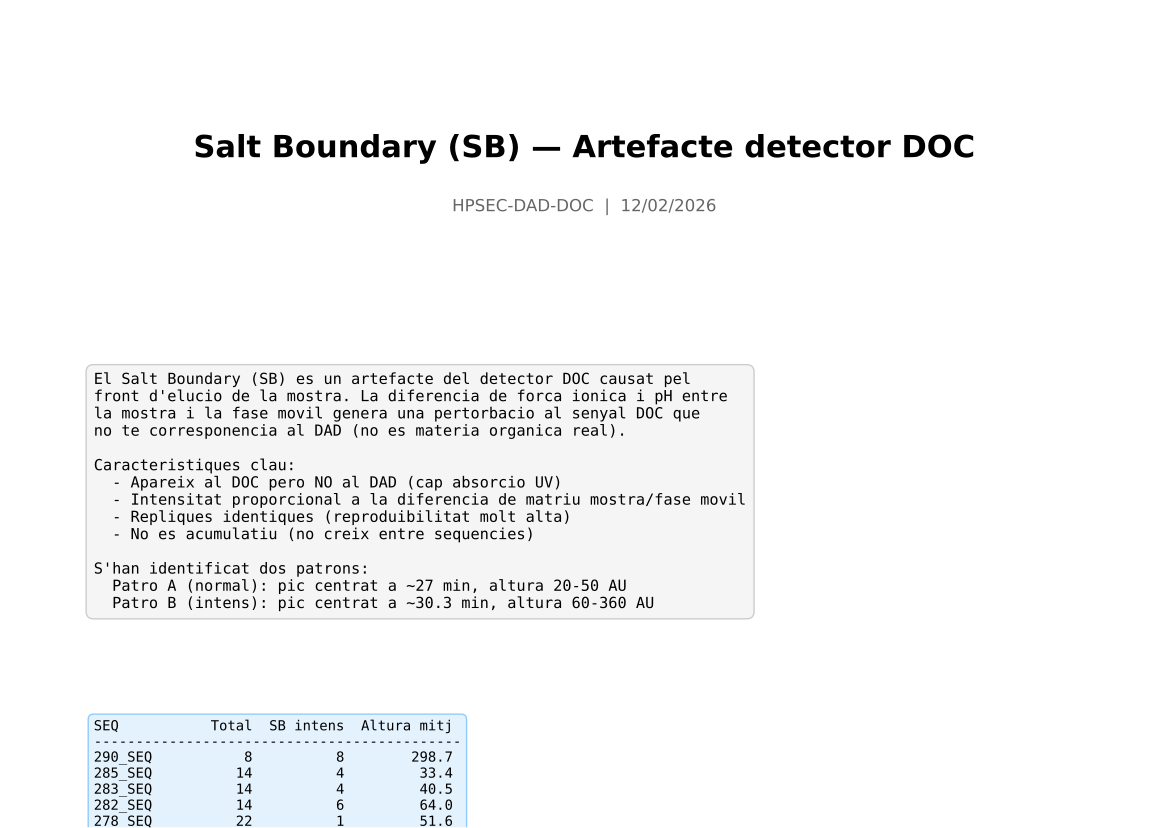

The Python source for this figure:
"""
Genera PDF amb l'analisi del Salt Boundary (SB) al detector DOC.

Inclou:
- Descripcio del fenomen
- Taula de mostres amb SB intens
- Grafics comparatius DOC vs DAD
- Estadistiques per sequencia
- Proposta de limits de fraccions
"""

import sys
import io
sys.stdout = io.TextIOWrapper(sys.stdout.buffer, encoding="utf-8", errors="replace")

import pandas as pd
import numpy as np
import matplotlib
matplotlib.use("Agg")
import matplotlib.pyplot as plt
from matplotlib.backends.backend_pdf import PdfPages
from pathlib import Path
from datetime import datetime

# -- Paths ----------------------------------------------------------------
TEAMS = Path(
    r"C:\Users\Lequia\OneDrive - Universitat de Girona"
    r"\UdG365_HPLC-DAD - General\Dades"
)
DADES3 = Path(r"C:\Users\Lequia\Desktop\Dades3")
OUTPUT = Path(r"C:\Users\Lequia\Desktop\HPSEC\report_salt_boundary.pdf")

SEQS = {
    "290_SEQ": TEAMS / "290_SEQ",
    "285_SEQ": DADES3 / "285_SEQ",
    "283_SEQ": DADES3 / "283_SEQ",
    "282_SEQ": DADES3 / "282_SEQ",
    "278_SEQ": DADES3 / "278_SEQ",
    "276_SEQ": DADES3 / "276_SEQ",
}

SKIP_NAMES = {"MQ", "NAOH", "BLANC", "BLANK"}


# -- IO -------------------------------------------------------------------

def llegir_uib(path):
    for enc in ["utf-16", "utf-8"]:
        try:
            df = pd.read_csv(path, sep="\t", encoding=enc, header=None, engine="python")
            df = df.iloc[:, [0, 1]]
            df.columns = ["t", "DOC"]
            df["t"] = pd.to_numeric(df["t"], errors="coerce")
            df["DOC"] = pd.to_numeric(df["DOC"], errors="coerce")
            df = df.dropna()
            if len(df) > 10:
                return df
        except Exception:
            continue
    return None


def llegir_export3d(path):
    for enc in ["utf-16", "utf-8"]:
        try:
            df = pd.read_csv(path, sep=",", encoding=enc, engine="python")
            cols = list(df.columns)
            cols[0] = "t"
            out = [cols[0]]
            for c in cols[1:]:
                try:
                    v = float(str(c).strip())
                    out.append(str(int(v)) if v.is_integer() else str(v))
                except Exception:
                    out.append(str(c).strip())
            df.columns = out
            return df
        except Exception:
            continue
    return None


def find_dir(seq_dir, name):
    """Troba subdirectori case-insensitive."""
    for c in seq_dir.iterdir():
        if c.name.lower() == name.lower() and c.is_dir():
            return c
    return None


def find_sb(df, search_min=25, search_max=38):
    """Analitza el pic SB."""
    mask = (df["t"] >= search_min) & (df["t"] <= search_max)
    sub = df[mask].copy()
    if sub.empty:
        return None

    bl_l = df[(df["t"] >= 24) & (df["t"] <= 26)]["DOC"].mean()
    bl_r = df[(df["t"] >= 36) & (df["t"] <= 38)]["DOC"].mean()
    baseline = (bl_l + bl_r) / 2

    idx_max = sub["DOC"].idxmax()
    t_peak = sub.loc[idx_max, "t"]
    doc_peak = sub.loc[idx_max, "DOC"]
    height = doc_peak - baseline

    if height < 5:
        return {"t_peak": t_peak, "height": height, "baseline": baseline,
                "significant": False}

    thr5 = baseline + height * 0.05
    thr50 = baseline + height * 0.50
    rising = sub[sub["t"] < t_peak]
    falling = sub[sub["t"] > t_peak]

    def first_above(s, thr):
        m = s >= thr
        return s[m].iloc[0] if m.any() else search_min

    def first_below(s, thr):
        m = s <= thr
        return s[m].iloc[0] if m.any() else search_max

    t_s5 = first_above(rising.set_index("t")["DOC"], thr5)
    t_e5 = first_below(falling.set_index("t")["DOC"], thr5)
    # For t_s5/t_e5 we need the time index
    r_above = rising[rising["DOC"] >= thr5]
    f_below = falling[falling["DOC"] <= thr5]
    t_s5 = r_above["t"].iloc[0] if len(r_above) > 0 else search_min
    t_e5 = f_below["t"].iloc[0] if len(f_below) > 0 else search_max
    r_above50 = rising[rising["DOC"] >= thr50]
    f_below50 = falling[falling["DOC"] <= thr50]
    t_s50 = r_above50["t"].iloc[0] if len(r_above50) > 0 else search_min
    t_e50 = f_below50["t"].iloc[0] if len(f_below50) > 0 else search_max

    return {
        "t_peak": t_peak, "height": height, "baseline": baseline,
        "t_s5": t_s5, "t_e5": t_e5, "t_s50": t_s50, "t_e50": t_e50,
        "significant": True,
        "pattern": "B" if t_peak > 29.0 else "A",
    }


# -- Carregar dades -------------------------------------------------------

def load_all():
    """Retorna llista de dicts amb totes les dades."""
    records = []
    for seq_name, seq_dir in SEQS.items():
        if not seq_dir.exists():
            print(f"  {seq_name}: no trobat")
            continue
        csv_dir = find_dir(seq_dir, "CSV")
        e3d_dir = find_dir(seq_dir, "Export3d") or find_dir(seq_dir, "Export3D")
        if not csv_dir:
            print(f"  {seq_name}: sense CSV")
            continue

        uib_files = sorted(csv_dir.glob("*UIB1B*"))
        files = [f for f in uib_files
                 if not any(s in f.stem.upper() for s in SKIP_NAMES)]

        for f in files:
            sample = f.stem.replace("_UIB1B", "")
            df_doc = llegir_uib(f)
            if df_doc is None:
                continue

            # DAD (optional)
            df_dad = None
            if e3d_dir:
                dad_path = e3d_dir / f"{sample}.CSV"
                if dad_path.exists():
                    df_dad = llegir_export3d(dad_path)

            sb = find_sb(df_doc)
            records.append({
                "seq": seq_name, "sample": sample,
                "df_doc": df_doc, "df_dad": df_dad, "sb": sb,
            })
        print(f"  {seq_name}: {len([r for r in records if r['seq'] == seq_name])} mostres")
    return records


# -- PDF ------------------------------------------------------------------

def generate_pdf(records):
    with PdfPages(str(OUTPUT)) as pdf:

        # ============================================================
        # PAGE 1: Portada + resum
        # ============================================================
        fig = plt.figure(figsize=(11.69, 8.27))  # A4 landscape
        ax = fig.add_axes([0, 0, 1, 1])
        ax.axis("off")

        title_text = "Salt Boundary (SB) — Artefacte detector DOC"
        ax.text(0.5, 0.82, title_text, ha="center", va="center",
                fontsize=22, fontweight="bold")
        ax.text(0.5, 0.75, f"HPSEC-DAD-DOC  |  {datetime.now().strftime('%d/%m/%Y')}",
                ha="center", va="center", fontsize=12, color="#666666")

        summary = (
            "El Salt Boundary (SB) es un artefacte del detector DOC causat pel\n"
            "front d'elucio de la mostra. La diferencia de forca ionica i pH entre\n"
            "la mostra i la fase movil genera una pertorbacio al senyal DOC que\n"
            "no te corresponencia al DAD (no es materia organica real).\n\n"
            "Caracteristiques clau:\n"
            "  - Apareix al DOC pero NO al DAD (cap absorcio UV)\n"
            "  - Intensitat proporcional a la diferencia de matriu mostra/fase movil\n"
            "  - Repliques identiques (reproduibilitat molt alta)\n"
            "  - No es acumulatiu (no creix entre sequencies)\n\n"
            "S'han identificat dos patrons:\n"
            "  Patro A (normal): pic centrat a ~27 min, altura 20-50 AU\n"
            "  Patro B (intens): pic centrat a ~30.3 min, altura 60-360 AU"
        )
        ax.text(0.08, 0.55, summary, ha="left", va="top",
                fontsize=11, family="monospace",
                bbox=dict(boxstyle="round,pad=0.5", facecolor="#F5F5F5",
                          edgecolor="#CCCCCC"))

        # Taula de sequencies analitzades
        seq_stats = {}
        for r in records:
            seq = r["seq"]
            if seq not in seq_stats:
                seq_stats[seq] = {"n": 0, "n_B": 0, "heights": []}
            seq_stats[seq]["n"] += 1
            if r["sb"] and r["sb"]["significant"]:
                seq_stats[seq]["heights"].append(r["sb"]["height"])
                if r["sb"].get("pattern") == "B":
                    seq_stats[seq]["n_B"] += 1

        table_text = f"{'SEQ':12s} {'Total':>6s} {'SB intens':>10s} {'Altura mitj':>12s}\n"
        table_text += "-" * 44 + "\n"
        for seq in SEQS:
            s = seq_stats.get(seq, {"n": 0, "n_B": 0, "heights": []})
            h_mean = np.nanmean(s["heights"]) if s["heights"] else 0
            table_text += f"{seq:12s} {s['n']:6d} {s['n_B']:10d} {h_mean:12.1f}\n"

        ax.text(0.08, 0.13, table_text, ha="left", va="top",
                fontsize=10, family="monospace",
                bbox=dict(boxstyle="round,pad=0.4", facecolor="#E3F2FD",
                          edgecolor="#90CAF9"))

        pdf.savefig(fig)
        plt.close(fig)

        # ============================================================
        # PAGE 2: DOC vs DAD — zoom 25-35 min (totes les mostres)
        # ============================================================
        fig, axes = plt.subplots(1, 2, figsize=(11.69, 8.27))
        fig.suptitle("DOC vs DAD 254nm — zoom 25-35 min (totes les mostres)",
                     fontsize=14, fontweight="bold", y=0.97)

        ax_doc, ax_dad = axes

        for r in records:
            seq, sample = r["seq"], r["sample"]
            is_290 = "290" in seq
            is_B = r["sb"] and r["sb"].get("pattern") == "B" and "290" not in seq
            if is_290:
                color, lw, alpha = "red", 1.2, 0.7
            elif is_B:
                color, lw, alpha = "orange", 1.0, 0.6
            else:
                color, lw, alpha = "steelblue", 0.5, 0.25

            # DOC
            df = r["df_doc"]
            mask = (df["t"] >= 25) & (df["t"] <= 35)
            ax_doc.plot(df.loc[mask, "t"], df.loc[mask, "DOC"],
                        color=color, lw=lw, alpha=alpha)

            # DAD 254
            df_dad = r["df_dad"]
            if df_dad is not None and "254" in df_dad.columns:
                mask = (df_dad["t"] >= 25) & (df_dad["t"] <= 35)
                ax_dad.plot(df_dad.loc[mask, "t"], df_dad.loc[mask, "254"],
                            color=color, lw=lw, alpha=alpha)

        for ax in [ax_doc, ax_dad]:
            ax.axvline(30, color="gray", ls="--", lw=0.7, alpha=0.5)
            ax.grid(True, alpha=0.2)

        # Legends
        ax_doc.plot([], [], color="red", lw=1.2, label="SEQ 290")
        ax_doc.plot([], [], color="orange", lw=1.0, label="SB intens (altres SEQ)")
        ax_doc.plot([], [], color="steelblue", lw=0.5, alpha=0.4, label="Normal")
        ax_doc.set_xlabel("Temps (min)")
        ax_doc.set_ylabel("DOC (AU)")
        ax_doc.set_title("Senyal DOC (UIB)")
        ax_doc.legend(fontsize=8)

        ax_dad.plot([], [], color="red", lw=1.2, label="SEQ 290")
        ax_dad.plot([], [], color="steelblue", lw=0.5, alpha=0.4, label="Referencia")
        ax_dad.set_xlabel("Temps (min)")
        ax_dad.set_ylabel("Absorbancia 254 nm (AU)")
        ax_dad.set_title("Senyal DAD 254 nm")
        ax_dad.legend(fontsize=8)

        plt.tight_layout(rect=[0, 0, 1, 0.94])
        pdf.savefig(fig)
        plt.close(fig)

        # ============================================================
        # PAGE 3: Distribucio SB per sequencia (boxplot + scatter)
        # ============================================================
        fig, axes = plt.subplots(1, 2, figsize=(11.69, 8.27))
        fig.suptitle("Distribucio del Salt Boundary per sequencia",
                     fontsize=14, fontweight="bold", y=0.97)

        # 3a. Boxplot altura SB
        ax = axes[0]
        seq_names_sorted = list(SEQS.keys())
        data_box = []
        labels_box = []
        for seq in seq_names_sorted:
            heights = [r["sb"]["height"] for r in records
                       if r["seq"] == seq and r["sb"] and r["sb"]["significant"]
                       and not np.isnan(r["sb"]["height"])]
            if heights:
                data_box.append(heights)
                labels_box.append(seq.replace("_SEQ", ""))
        if data_box:
            bp = ax.boxplot(data_box, labels=labels_box, patch_artist=True)
            colors_box = []
            for label in labels_box:
                if "290" in label:
                    colors_box.append("#FFCDD2")
                else:
                    colors_box.append("#BBDEFB")
            for patch, c in zip(bp["boxes"], colors_box):
                patch.set_facecolor(c)
        ax.set_ylabel("Altura SB (AU)")
        ax.set_title("Altura del pic SB")
        ax.grid(True, alpha=0.2, axis="y")

        # 3b. Scatter t_peak vs height (color per patro)
        ax = axes[1]
        for r in records:
            if not r["sb"] or not r["sb"]["significant"]:
                continue
            h = r["sb"]["height"]
            tp = r["sb"]["t_peak"]
            if np.isnan(h):
                continue
            pat = r["sb"].get("pattern", "A")
            if "290" in r["seq"]:
                color, marker = "red", "o"
            elif pat == "B":
                color, marker = "orange", "s"
            else:
                color, marker = "steelblue", "^"
            ax.scatter(tp, h, c=color, marker=marker, s=30, alpha=0.7, edgecolors="none")

        ax.scatter([], [], c="red", marker="o", label="SEQ 290")
        ax.scatter([], [], c="orange", marker="s", label="Patro B (altres)")
        ax.scatter([], [], c="steelblue", marker="^", label="Patro A (normal)")
        ax.set_xlabel("Temps del pic (min)")
        ax.set_ylabel("Altura SB (AU)")
        ax.set_title("Temps vs Intensitat del SB")
        ax.legend(fontsize=9)
        ax.grid(True, alpha=0.2)

        plt.tight_layout(rect=[0, 0, 1, 0.94])
        pdf.savefig(fig)
        plt.close(fig)

        # ============================================================
        # PAGE 4: Espectre UV a t~30 min (290 vs ref)
        # ============================================================
        fig, axes = plt.subplots(1, 2, figsize=(11.69, 8.27))
        fig.suptitle("Espectre UV a t~30 min — confirma absencia d'absorcio UV",
                     fontsize=14, fontweight="bold", y=0.97)

        # 4a. Espectre
        ax = axes[0]
        for r in records:
            df_dad = r["df_dad"]
            if df_dad is None:
                continue
            t = df_dad["t"].values
            mask = (t >= 29.8) & (t <= 30.2)
            if not mask.any():
                continue
            wl_cols = [c for c in df_dad.columns if c != "t"]
            spectrum = df_dad.loc[mask, wl_cols].mean()
            wls = [float(w) for w in spectrum.index]
            vals = spectrum.values.astype(float)
            is_290 = "290" in r["seq"]
            ax.plot(wls, vals,
                    lw=1.3 if is_290 else 0.5,
                    alpha=0.8 if is_290 else 0.25,
                    color="red" if is_290 else "steelblue")

        ax.plot([], [], color="red", lw=1.3, label="SEQ 290")
        ax.plot([], [], color="steelblue", lw=0.5, alpha=0.4, label="Referencia")
        ax.set_xlabel("Longitud d'ona (nm)")
        ax.set_ylabel("Absorbancia (AU)")
        ax.set_title("Espectre UV a t = 30 min")
        ax.legend(fontsize=9)
        ax.grid(True, alpha=0.2)

        # 4b. DOC complet amb zones de fraccions
        ax = axes[1]
        # Pintar zones proposta
        fracs = [
            ("BioP", 10.8, 18, "#E8F5E9"),
            ("HS", 18, 23, "#FFF3E0"),
            ("BB", 23, 26, "#E3F2FD"),
            ("SB", 26, 32, "#FFEBEE"),
            ("LMW", 32, 70, "#F3E5F5"),
        ]
        for name, s, e, c in fracs:
            ax.axvspan(s, e, alpha=0.3, color=c, label=name)
            ax.text((s + e) / 2, ax.get_ylim()[0] if ax.get_ylim()[0] != 0 else 0,
                    name, ha="center", va="bottom", fontsize=7, color="#666666")

        for r in records:
            df = r["df_doc"]
            is_290 = "290" in r["seq"]
            ax.plot(df["t"], df["DOC"],
                    lw=0.8 if is_290 else 0.3,
                    alpha=0.7 if is_290 else 0.15,
                    color="red" if is_290 else "steelblue")

        # Re-draw fraction labels at fixed position
        for name, s, e, c in fracs:
            ax.text((s + e) / 2, 5, name, ha="center", va="bottom",
                    fontsize=8, fontweight="bold", color="#444444")

        ax.set_xlabel("Temps (min)")
        ax.set_ylabel("DOC (AU)")
        ax.set_title("Cromatograma DOC complet — fraccions proposades")
        ax.set_xlim(5, 70)
        ax.grid(True, alpha=0.2)

        plt.tight_layout(rect=[0, 0, 1, 0.94])
        pdf.savefig(fig)
        plt.close(fig)

        # ============================================================
        # PAGE 5: Taula detallada de mostres amb SB intens
        # ============================================================
        fig = plt.figure(figsize=(11.69, 8.27))
        ax = fig.add_axes([0, 0, 1, 1])
        ax.axis("off")

        ax.text(0.5, 0.95, "Mostres amb Salt Boundary intens (Patro B: pic a ~30 min)",
                ha="center", fontsize=14, fontweight="bold")

        # Build table
        intense_records = [r for r in records
                          if r["sb"] and r["sb"]["significant"]
                          and r["sb"].get("pattern") == "B"]

        header = f"{'SEQ':12s} {'Mostra':18s} {'t_pic':>7s} {'Altura':>8s} {'Inici 5%':>9s} {'Fi 5%':>9s} {'FWHM ini':>9s} {'FWHM fi':>9s}"
        lines = [header, "-" * 78]
        for r in sorted(intense_records, key=lambda x: (-x["sb"]["height"])):
            sb = r["sb"]
            lines.append(
                f"{r['seq']:12s} {r['sample']:18s} {sb['t_peak']:7.2f} {sb['height']:8.1f} "
                f"{sb['t_s5']:9.2f} {sb['t_e5']:9.2f} {sb['t_s50']:9.2f} {sb['t_e50']:9.2f}"
            )
        lines.append("")
        lines.append(f"Total: {len(intense_records)} repliques amb SB intens")

        # Group by seq
        by_seq = {}
        for r in intense_records:
            by_seq.setdefault(r["seq"], []).append(r["sample"])
        lines.append("")
        for seq, samples in sorted(by_seq.items()):
            names = sorted(set(s.rsplit("_", 1)[0] for s in samples))
            lines.append(f"  {seq}: {', '.join(names)}")

        ax.text(0.05, 0.88, "\n".join(lines), ha="left", va="top",
                fontsize=9, family="monospace",
                bbox=dict(boxstyle="round,pad=0.5", facecolor="#FAFAFA",
                          edgecolor="#DDDDDD"))

        # Limits de fraccions (actualitzats)
        proposal = (
            "LIMITS DE FRACCIONS (ACTUALITZATS)\n"
            "====================================\n\n"
            "  BioP   10.8 - 18.0   Biopolimers\n"
            "  HS     18.0 - 23.0   Acids Humics\n"
            "  BB     23.0 - 26.0   Building Blocks\n"
            "  SB     26.0 - 32.0   Salt Boundary (artefacte DOC)\n"
            "  LMW    32.0 - 70.0   Low Molecular Weight\n\n"
            "La fraccio SB (26-32 min) captura els dos patrons:\n"
            "  Patro A (pic ~27 min): inici 26 - fi 29\n"
            "  Patro B (pic ~30 min): inici 29.4 - fi 31.7\n\n"
            "Aixi s'evita que l'artefacte contamini BB o LMW.\n"
            "Configurat a hpsec_config.json (commit a923b4d)."
        )
        ax.text(0.05, 0.27, proposal, ha="left", va="top",
                fontsize=10, family="monospace",
                bbox=dict(boxstyle="round,pad=0.5", facecolor="#E8F5E9",
                          edgecolor="#A5D6A7"))

        pdf.savefig(fig)
        plt.close(fig)

        # ============================================================
        # PAGE 6: Exemples individuals (4 mostres)
        # ============================================================
        # Pick 4 representative samples
        examples = []
        # 1 from 290 with high SB
        for r in records:
            if r["seq"] == "290_SEQ" and "LQ0303" in r["sample"] and "_1" in r["sample"]:
                examples.append(r)
                break
        # 1 from 282 with moderate SB
        for r in records:
            if r["seq"] == "282_SEQ" and "FR2588" in r["sample"] and "_1" in r["sample"]:
                examples.append(r)
                break
        # 1 normal from 278
        for r in records:
            if r["seq"] == "278_SEQ" and "FR2546" in r["sample"] and "_1" in r["sample"]:
                examples.append(r)
                break
        # 1 normal from 285
        for r in records:
            if r["seq"] == "285_SEQ" and "LQ0149" in r["sample"] and "_1" in r["sample"]:
                examples.append(r)
                break

        if examples:
            fig, axes = plt.subplots(2, 2, figsize=(11.69, 8.27))
            fig.suptitle("Exemples individuals — DOC zoom 22-38 min",
                         fontsize=14, fontweight="bold", y=0.97)

            for idx, (ax, r) in enumerate(zip(axes.flat, examples)):
                df = r["df_doc"]
                sb = r["sb"]
                mask = (df["t"] >= 22) & (df["t"] <= 38)
                ax.plot(df.loc[mask, "t"], df.loc[mask, "DOC"],
                        color="red" if "290" in r["seq"] else "#333333", lw=1.2)

                if sb and sb["significant"]:
                    ax.axvline(sb["t_peak"], color="red", ls="--", lw=0.8, alpha=0.6)
                    ax.axvspan(sb["t_s5"], sb["t_e5"], alpha=0.1, color="red")
                    ax.axvspan(sb["t_s50"], sb["t_e50"], alpha=0.15, color="orange")
                    pat = sb.get("pattern", "?")
                    ax.text(0.98, 0.95,
                            f"Patro {pat}\nt_pic={sb['t_peak']:.2f}\naltura={sb['height']:.0f}\n5%: {sb['t_s5']:.1f}-{sb['t_e5']:.1f}",
                            transform=ax.transAxes, ha="right", va="top",
                            fontsize=8, family="monospace",
                            bbox=dict(facecolor="white", alpha=0.8, edgecolor="#CCC"))

                # Fraction boundaries (current)
                for t_frac in [23, 26, 32]:
                    ax.axvline(t_frac, color="green", ls="--", lw=0.8, alpha=0.5)
                ax.axvspan(26, 32, alpha=0.06, color="red")

                ax.set_title(f"{r['seq']} / {r['sample']}", fontsize=10)
                ax.set_xlabel("Temps (min)", fontsize=8)
                ax.set_ylabel("DOC (AU)", fontsize=8)
                ax.grid(True, alpha=0.2)

            # Fill remaining axes if less than 4 examples
            for idx in range(len(examples), 4):
                axes.flat[idx].axis("off")

            plt.tight_layout(rect=[0, 0, 1, 0.94])
            pdf.savefig(fig)
            plt.close(fig)

    print(f"PDF generat: {OUTPUT}")


# -- Main -----------------------------------------------------------------

def main():
    print("Carregant dades...")
    records = load_all()
    print(f"\nTotal: {len(records)} mostres de {len(SEQS)} sequencies")
    print("\nGenerant PDF...")
    generate_pdf(records)
    print("Fet!")


if __name__ == "__main__":
    main()
